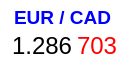
     <widget class="QWidget" name="widget1_14" native="true">
      <property name="geometry">
       <rect>
        <x>150</x>
        <y>220</y>
        <width>137</width>
        <height>68</height>
       </rect>
      </property>
      <property name="styleSheet">
       <string notr="true">background-color: rgb(255, 255, 255);
border-radius: 10px
</string>
      </property>
      <widget class="QLabel" name="labelEURCAD1">
       <property name="geometry">
        <rect>
         <x>14</x>
         <y>2</y>
         <width>111</width>
         <height>31</height>
        </rect>
       </property>
       <property name="font">
        <font>
         <pointsize>14</pointsize>
         <weight>75</weight>
         <bold>true</bold>
        </font>
       </property>
       <property name="styleSheet">
        <string notr="true">color: rgb(0, 0, 255);
</string>
       </property>
       <property name="text">
        <string>EUR / CAD</string>
       </property>
      </widget>
      <widget class="QLabel" name="labelEURCAD2">
       <property name="geometry">
        <rect>
         <x>12</x>
         <y>30</y>
         <width>61</width>
         <height>31</height>
        </rect>
       </property>
       <property name="font">
        <font>
         <pointsize>18</pointsize>
        </font>
       </property>
       <property name="styleSheet">
        <string notr="true"/>
       </property>
       <property name="text">
        <string>1.286</string>
       </property>
      </widget>
      <widget class="QLabel" name="labelEURCAD3">
       <property name="geometry">
        <rect>
         <x>77</x>
         <y>30</y>
         <width>41</width>
         <height>31</height>
        </rect>
       </property>
       <property name="font">
        <font>
         <pointsize>18</pointsize>
        </font>
       </property>
       <property name="styleSheet">
        <string notr="true">color: rgb(255, 0, 0);
</string>
       </property>
       <property name="text">
        <string>703</string>
       </property>
      </widget>
     </widget>
